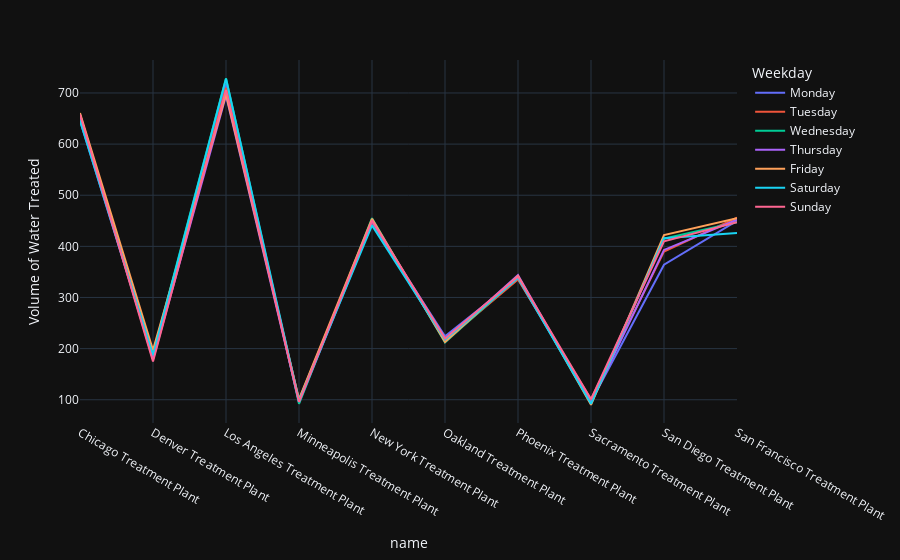

The notebook cell this image was saved under:
### Code cell
# Plotting Day Wise Activity of Treatment Plant through Line Chart
px.line(Weekday_wise_Activity_df,x='name',y='Volume of Water Treated' , color='Weekday',template='plotly_dark')
#fig.update_layout(width=1400,title=dict(text='Day Wise Activity of Treatment Plant',x=0.5))

### Figure 1 — Plotly figure (JSON) as saved in the notebook; plotly's stock layout.template omitted (floating-point values rounded to 4 significant figures)
{"data": [{"hovertemplate": "Weekday=Monday<br>name=%{x}<br>Volume of Water Treated=%{y}<extra></extra>", "legendgroup": "Monday", "line": {"color": "#636efa", "dash": "solid"}, "marker": {"symbol": "circle"}, "mode": "lines", "name": "Monday", "orientation": "v", "showlegend": true, "type": "scatter", "x": ["Chicago Treatment Plant", "Denver Treatment Plant", "Los Angeles Treatment Plant", "Minneapolis Treatment Plant", "New York Treatment Plant", "Oakland Treatment Plant", "Phoenix Treatment Plant", "Sacramento Treatment Plant", "San Diego Treatment Plant ", "San Francisco Treatment Plant"], "xaxis": "x", "y": [646, 183, 717, 94, 446, 224, 337, 96, 364, 450], "yaxis": "y"}, {"hovertemplate": "Weekday=Tuesday<br>name=%{x}<br>Volume of Water Treated=%{y}<extra></extra>", "legendgroup": "Tuesday", "line": {"color": "#EF553B", "dash": "solid"}, "marker": {"symbol": "circle"}, "mode": "lines", "name": "Tuesday", "orientation": "v", "showlegend": true, "type": "scatter", "x": ["Chicago Treatment Plant", "Denver Treatment Plant", "Los Angeles Treatment Plant", "Minneapolis Treatment Plant", "New York Treatment Plant", "Oakland Treatment Plant", "Phoenix Treatment Plant", "Sacramento Treatment Plant", "San Diego Treatment Plant ", "San Francisco Treatment Plant"], "xaxis": "x", "y": [657, 187, 710, 100, 448, 215, 335, 101, 390, 456], "yaxis": "y"}, {"hovertemplate": "Weekday=Wednesday<br>name=%{x}<br>Volume of Water Treated=%{y}<extra></extra>", "legendgroup": "Wednesday", "line": {"color": "#00cc96", "dash": "solid"}, "marker": {"symbol": "circle"}, "mode": "lines", "name": "Wednesday", "orientation": "v", "showlegend": true, "type": "scatter", "x": ["Chicago Treatment Plant", "Denver Treatment Plant", "Los Angeles Treatment Plant", "Minneapolis Treatment Plant", "New York Treatment Plant", "Oakland Treatment Plant", "Phoenix Treatment Plant", "Sacramento Treatment Plant", "San Diego Treatment Plant ", "San Francisco Treatment Plant"], "xaxis": "x", "y": [651, 190, 729, 92, 455, 212, 340, 94, 415, 447], "yaxis": "y"}, {"hovertemplate": "Weekday=Thursday<br>name=%{x}<br>Volume of Water Treated=%{y}<extra></extra>", "legendgroup": "Thursday", "line": {"color": "#ab63fa", "dash": "solid"}, "marker": {"symbol": "circle"}, "mode": "lines", "name": "Thursday", "orientation": "v", "showlegend": true, "type": "scatter", "x": ["Chicago Treatment Plant", "Denver Treatment Plant", "Los Angeles Treatment Plant", "Minneapolis Treatment Plant", "New York Treatment Plant", "Oakland Treatment Plant", "Phoenix Treatment Plant", "Sacramento Treatment Plant", "San Diego Treatment Plant ", "San Francisco Treatment Plant"], "xaxis": "x", "y": [658, 179, 695, 96, 450, 216, 344, 94, 393, 452], "yaxis": "y"}, {"hovertemplate": "Weekday=Friday<br>name=%{x}<br>Volume of Water Treated=%{y}<extra></extra>", "legendgroup": "Friday", "line": {"color": "#FFA15A", "dash": "solid"}, "marker": {"symbol": "circle"}, "mode": "lines", "name": "Friday", "orientation": "v", "showlegend": true, "type": "scatter", "x": ["Chicago Treatment Plant", "Denver Treatment Plant", "Los Angeles Treatment Plant", "Minneapolis Treatment Plant", "New York Treatment Plant", "Oakland Treatment Plant", "Phoenix Treatment Plant", "Sacramento Treatment Plant", "San Diego Treatment Plant ", "San Francisco Treatment Plant"], "xaxis": "x", "y": [661, 197, 698, 101, 454, 213, 342, 90, 422, 455], "yaxis": "y"}, {"hovertemplate": "Weekday=Saturday<br>name=%{x}<br>Volume of Water Treated=%{y}<extra></extra>", "legendgroup": "Saturday", "line": {"color": "#19d3f3", "dash": "solid"}, "marker": {"symbol": "circle"}, "mode": "lines", "name": "Saturday", "orientation": "v", "showlegend": true, "type": "scatter", "x": ["Chicago Treatment Plant", "Denver Treatment Plant", "Los Angeles Treatment Plant", "Minneapolis Treatment Plant", "New York Treatment Plant", "Oakland Treatment Plant", "Phoenix Treatment Plant", "Sacramento Treatment Plant", "San Diego Treatment Plant ", "San Francisco Treatment Plant"], "xaxis": "x", "y": [646, 187, 728, 98, 441, 218, 338, 92, 416, 426], "yaxis": "y"}, {"hovertemplate": "Weekday=Sunday<br>name=%{x}<br>Volume of Water Treated=%{y}<extra></extra>", "legendgroup": "Sunday", "line": {"color": "#FF6692", "dash": "solid"}, "marker": {"symbol": "circle"}, "mode": "lines", "name": "Sunday", "orientation": "v", "showlegend": true, "type": "scatter", "x": ["Chicago Treatment Plant", "Denver Treatment Plant", "Los Angeles Treatment Plant", "Minneapolis Treatment Plant", "New York Treatment Plant", "Oakland Treatment Plant", "Phoenix Treatment Plant", "Sacramento Treatment Plant", "San Diego Treatment Plant ", "San Francisco Treatment Plant"], "xaxis": "x", "y": [658, 175, 706, 96, 451, 220, 341, 101, 410, 447], "yaxis": "y"}], "layout": {"legend": {"title": {"text": "Weekday"}, "tracegroupgap": 0}, "margin": {"t": 60}, "xaxis": {"anchor": "y", "domain": [0, 1], "title": {"text": "name"}}, "yaxis": {"anchor": "x", "domain": [0, 1], "title": {"text": "Volume of Water Treated"}}}}
